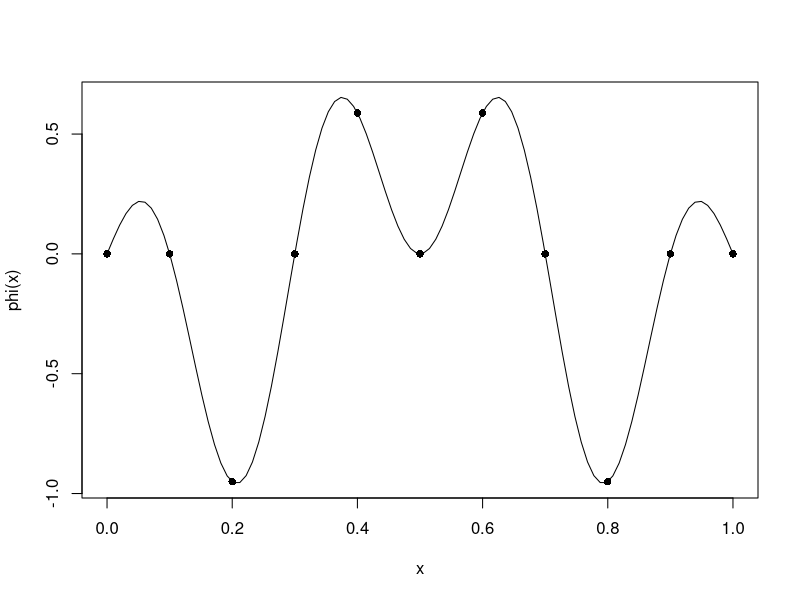
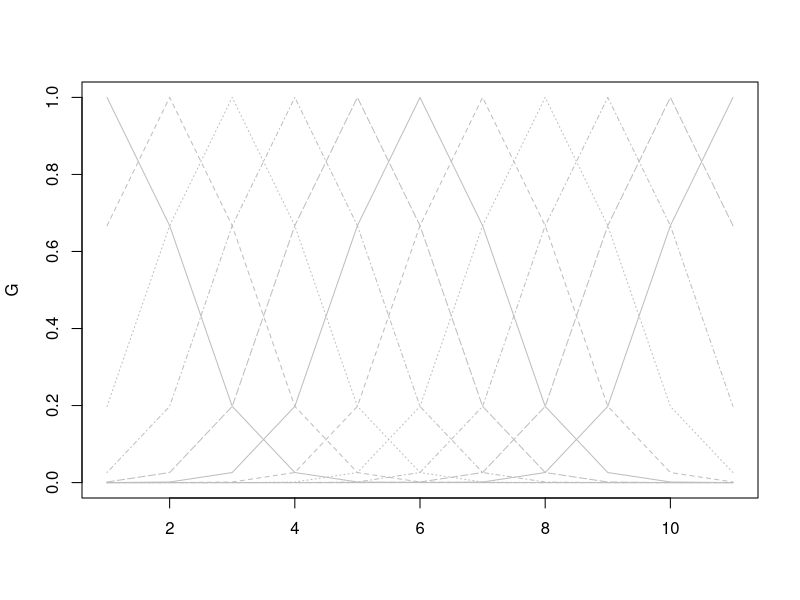
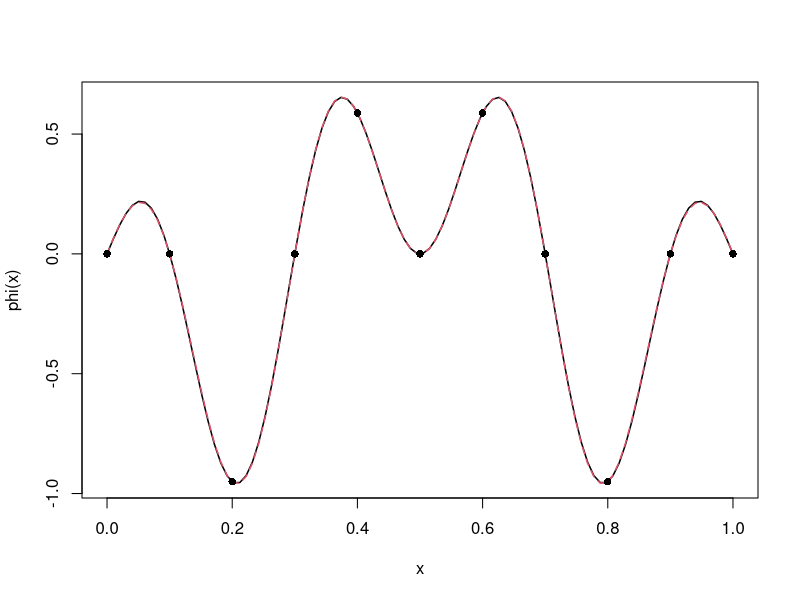
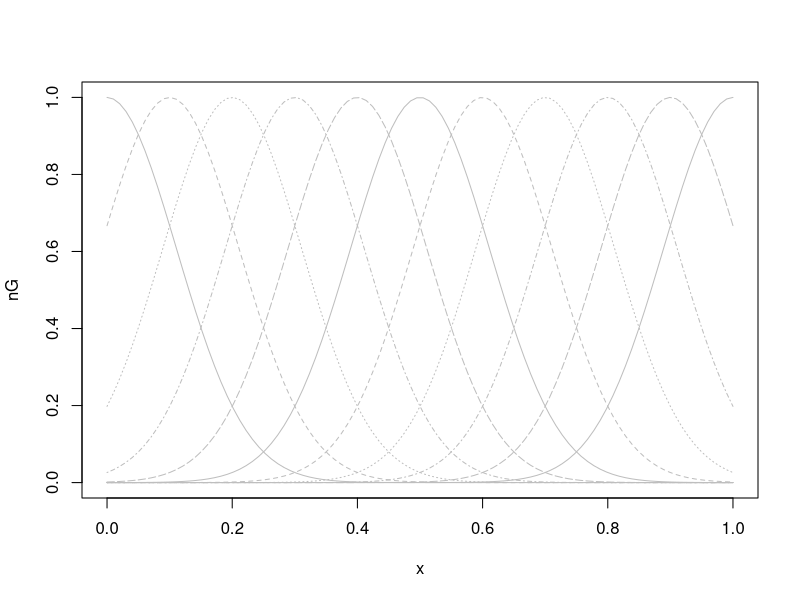
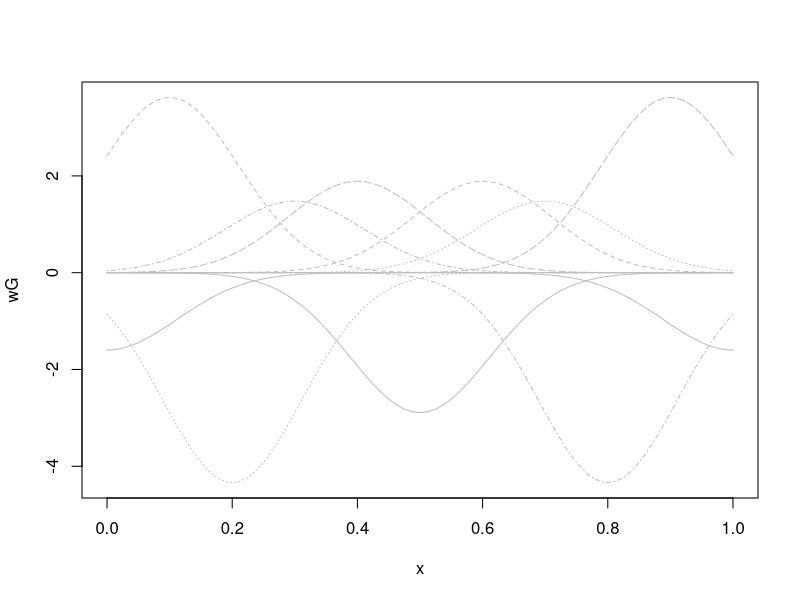
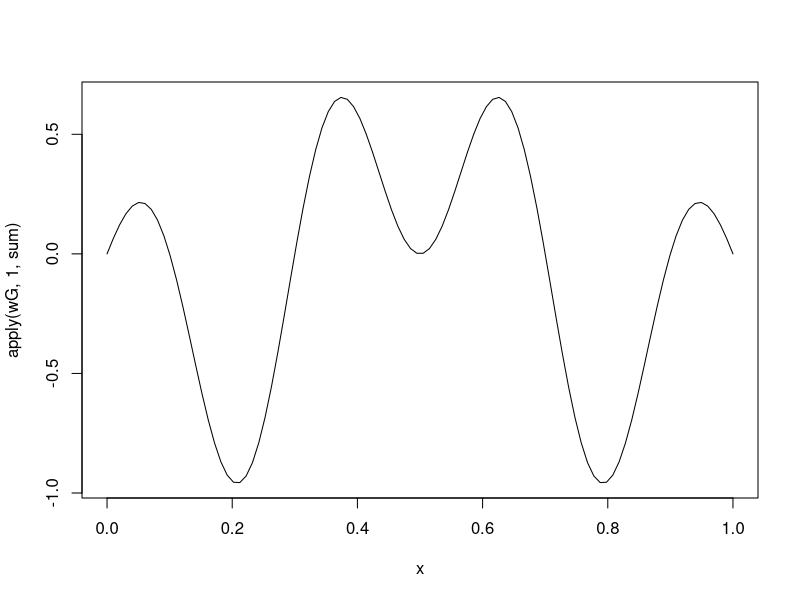

Write R code to recreate these figures, in order.
## Example from https://medium.com/@natsunoyuki/radial-basis-function-interpolation-e1152476758e

library(tidyverse)

## Function to draw samples from
phi <- function(x) {
  return(sin(2 * pi * x) * cos(5 * pi * x))
}

## Function to create Gaussian weights
## Gives weight as a function of distance betwee2 x1 and x2
gaussian <- function(x1, x2, l = 1) {
  return(exp(-(x1 - x2)^2 / (2 * l **2)))
}

## Function to create matrix of kernel weights
kernel_matrix <- function(X, l = 1) {
  nx = length(X)
  G = matrix(0, nrow = nx, ncol = nx)
  for (i in 1:nx) {
    for (j in 1:nx) {
      G[i, j] = gaussian(X[i], X[j], l)
    }
  }
  return(G)
}

## Basis function
## Dot product of G^-1 and the data (d)
rbf_model <- function(G, d) {
  m = solve(G) %*% d
  return(m)
}

## Prediction function 
## Args: interpolation points, data points, weights, etc
rbf_predict <- function(x, X, m, l = 1) {
  S = rep(0, length(x))
  for (i in 1:length(m)) {
    S = S + m[i] * gaussian(x, X[i], l)
  }
  return(S)
}

## Variables
x = seq(0, 1, length.out = 100) ## Dimension for prediction
N = 10 ## Number of samples
X = seq(0, N, 1) / N
d = phi(X)

## Plot original function and samples
plot(x, phi(x), type = 'l')
points(X, d, pch = 16)

# Gaussian length scale.
L = 1 / 9

## Calculate the kernel matrix for these poitns
G = kernel_matrix(X, L)

matplot(G, type = 'l', col = 'grey')

# Invert d = Gm for the model parameters.
m = rbf_model(G, d)
m
## Note that these are symmetrical (as the obs are too)

## Make prediction with m
S = rbf_predict(x, X, m, L)


## Prediction plot
plot(x, phi(x), type = 'l', lwd = 1.5)
lines(x, S, lty = 2, col = 2, lwd = 1.5)
points(X, d, pch = 16)

## Plot the non-weighted gaussians
nG <- matrix(NA, nrow = length(x), ncol = length(m))
for (i in 1:length(m)) {
  nG[ ,i] = gaussian(x, X[i], L)
}
matplot(x, nG, type = 'l', col = 'gray')

## Plot the weighted gaussians
wG <- matrix(NA, nrow = length(x), ncol = length(m))
for (i in 1:length(m)) {
  wG[ ,i] = m[i] * gaussian(x, X[i], L)
}
matplot(x, wG, type = 'l', col = 'gray')

## And just to show the effect - this is the sum of these weighted kernels 
## i.e. the prediction
plot(x, apply(wG, 1, sum), type = 'l')
